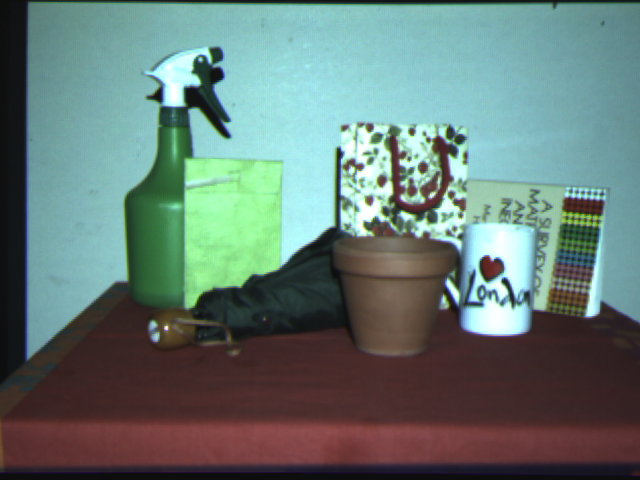
#> input picture ds-stereo-lab/scena1/imL.bmp, 640 x 480 px
$ python StereoLab_Fine_Tuning.py   (older library calls are emulated)
#> lines starting #> are read from the running program, lines starting #| are printed output that depends on the picture
#!/usr/bin/python
# -*- coding: utf-8 -*-
import numpy as np
from sklearn.preprocessing import normalize
import imageio
from mpl_toolkits import mplot3d
import matplotlib.pyplot as plt
import os
from mlxtend.image import extract_face_landmarks
from skimage.measure import compare_ssim
import argparse
import imutils
import cv2
import glob


# Use of the StereoSGBM_create, createDisparityWLSFilter, setLambda, setSigmaColor, and compute is adapted from https://timosam.com/python_opencv_depthimage/
# But, fine tuning is done by us. Fine tuned depth map is an essential requirement for face recognition.

def Depth_Estimation(
    imgL,
    imgR,
    window_size,
    f,
    b,
    flag):
    left_matcher = cv2.StereoSGBM_create(
        numDisparities=16 * f,
        blockSize=7,
        P1=8 * 4 * window_size ** 2,
        P2=32 * 4 * window_size ** 2,
        disp12MaxDiff=1,
        uniquenessRatio=16,
        speckleRange=1,
        mode=cv2.STEREO_SGBM_MODE_SGBM_3WAY,
        )
    # -----------Adapting similar filter structure to Right Matcher as well-------------#
    right_matcher = cv2.ximgproc.createRightMatcher(left_matcher)

    # FILTER Parameters

    lmbda = 80000
    sigma = 0.8
    visual_multiplier = 1


    wls_filter = cv2.ximgproc.createDisparityWLSFilter(matcher_left=left_matcher)
    wls_filter.setLambda(lmbda)
    wls_filter.setSigmaColor(sigma)

    print('computing disparity...')
    displ = left_matcher.compute(imgL, imgR)  # .astype(np.float32)/16
    dispr = right_matcher.compute(imgR, imgL)  # .astype(np.float32)/16
    displ = np.int16(displ)
    dispr = np.int16(dispr)
    d = np.subtract(dispr, displ)

    filteredImg = wls_filter.filter(displ, imgL, None, dispr)  # important to put "imgL" here!!!
    filteredImg = cv2.normalize(src=filteredImg, dst=filteredImg,
                                beta=b, alpha=105,
                                norm_type=cv2.NORM_MINMAX)
    filteredImg = np.uint8(filteredImg)

    if flag == True:
    	z_ax = Z_Values(d)
    	return z_ax
    else:
    	return filteredImg


#Z (Depth) Coordinates
def Z_Values(d):
	z_ax = []
	mx = 0
	for r in d:
		row = []
		for c in r:
			if c!=0:
				#Focal length of our lens is 25mm and 100mm of base
				z = float(2500/c)
				if z > mx:
					mx =z
			else:
				z = float('inf')
			row.append(z)
		z_ax.append(row)
	return z_ax


def main():
    subdir = os.listdir('ds-stereo-lab/')

    for dirc in subdir:
        print('loading images...')

        imgL = cv2.imread('ds-stereo-lab/' + dirc + '/imL.bmp')
#> imgL is the input picture: shape (480, 640, 3); mean B, G, R 116.8, 122.4, 101.6
        imgR = cv2.imread('ds-stereo-lab/' + dirc + '/imR.bmp')
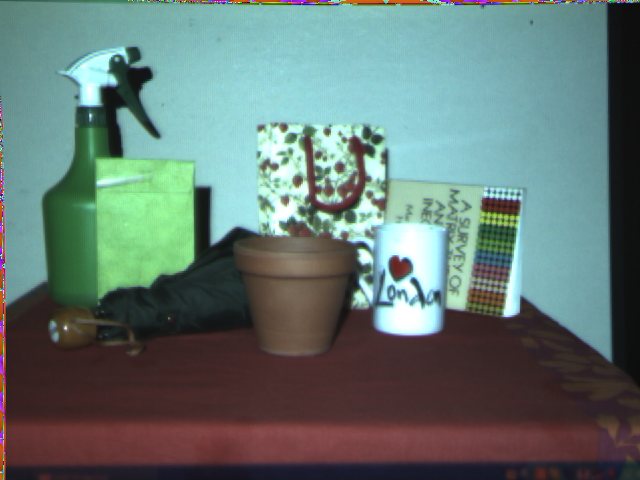
#> input picture ds-stereo-lab/scena1/imR.bmp, 640 x 480 px
#> imgR is the input picture: shape (480, 640, 3); mean B, G, R 114.3, 119.5, 99.6

        # ------Parameters Initialized---------------#

        window_size = 3  # wsize default 3; 5; 7 for SGBM reduced size image; 15 for SGBM full size image (1300px and above); 5 Works nicely
        f = 3
        b = 15
        while True:

            filteredImg = Depth_Estimation(imgL, imgR, window_size, f,
                    b,False)

            # ------------Checked all possible conditions around 40 and cut down to these combinations to show how tuning them gave a better depth map--------#

            if b < 55:
                b = b + 5
            if b == 25 and f == 3:
                f = f + 1
            if b == 35 and f == 4:
                f = f + 1
            if b == 45 and f == 5:
                f = f + 1
            if b == 55:
                window_size = window_size + 2
                f = f + 1
            if window_size == 5:
                filteredImg = Depth_Estimation(imgL, imgR, window_size,
                        f, b,False)
                cv2.imwrite('ds-stereo-lab/' + dirc + '/test_'
                            + str(window_size) + '_' + str(f) + '_'
                            + str(b) + '.png', filteredImg)
                break
            cv2.imwrite('ds-stereo-lab/' + dirc + '/test_'
                        + str(window_size) + '_' + str(f) + '_'
                        + str(b) + '.png', filteredImg)
#> this loop made 8 passes
#> pass 1, in Depth_Estimation, `displ = left_matcher.compute(imgL, imgR)`:
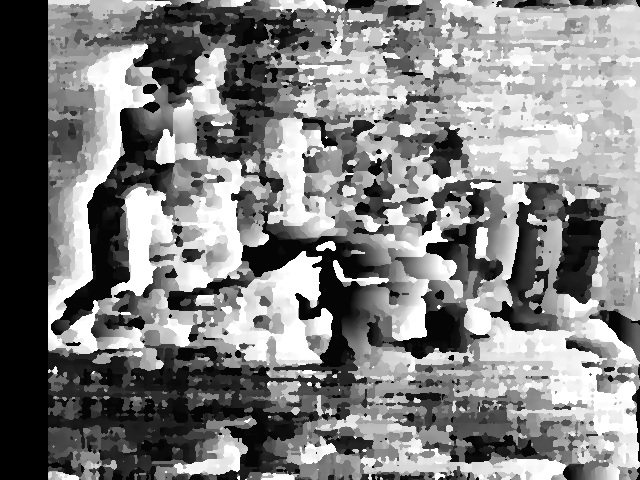
#> displ: shape (480, 640) int16; min -16, max 752, mean 372.8; drawn with min black and max white
#> pass 1, in Depth_Estimation, `dispr = right_matcher.compute(imgR, imgL)`:
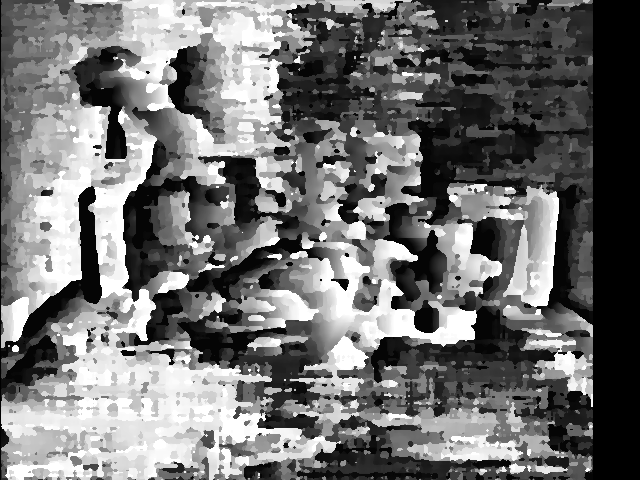
#> dispr: shape (480, 640) int16; min -768, max 0, mean -425.2; drawn with min black and max white
#> pass 1, in Depth_Estimation, `d = np.subtract(dispr, displ)`:
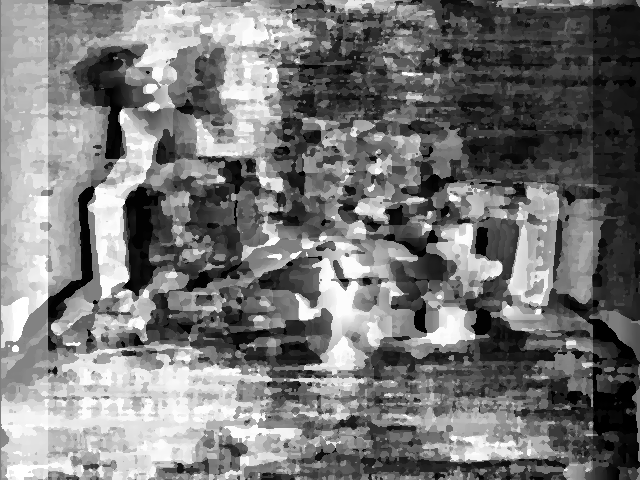
#> d: shape (480, 640) int16; min -1520, max 16, mean -798; drawn with min black and max white
#> pass 1, in Depth_Estimation, `filteredImg = wls_filter.filter(displ, imgL, None, dispr)  # important..`:
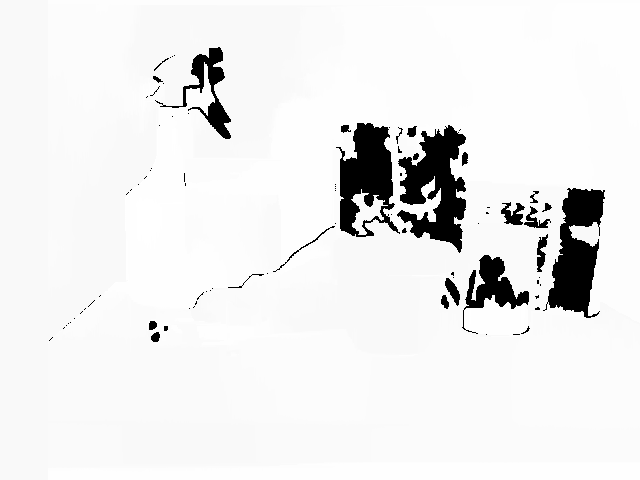
#> filteredImg: shape (480, 640) int16; min -32768, max 752, mean -1655.2; drawn with min black and max white
#> after the loop, b = 55; f = 7; window_size = 5
#> pass 2 of the loop in main, `for dirc in subdir:`:
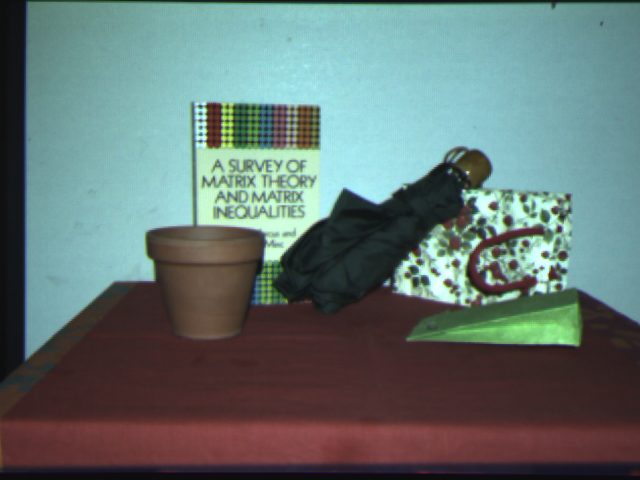
#> input picture ds-stereo-lab/scena2/imL.bmp, 640 x 480 px
#> in main, imgL is the input picture: shape (480, 640, 3); mean B, G, R 113.5, 116.6, 99.6
#> the loop in main, `while True: ` made 8 passes
#> pass 1, in Depth_Estimation (call 10), `d = np.subtract(dispr, displ)`:
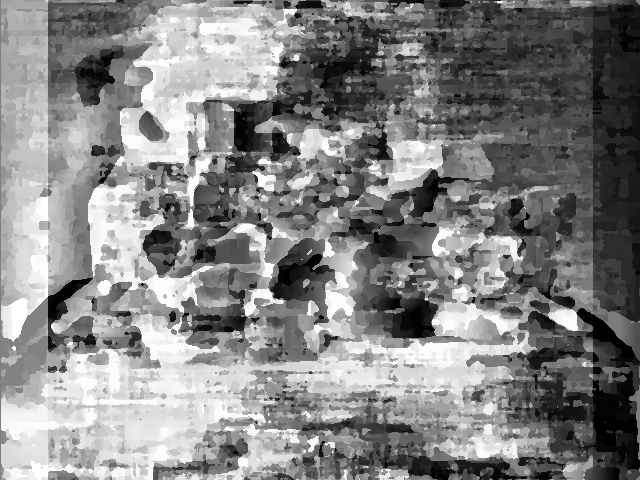
#> d: shape (480, 640) int16; min -1520, max 16, mean -722.5; drawn with min black and max white
#> pass 1, in Depth_Estimation (call 10), `filteredImg = wls_filter.filter(displ, imgL, None, dispr)  # important..`:
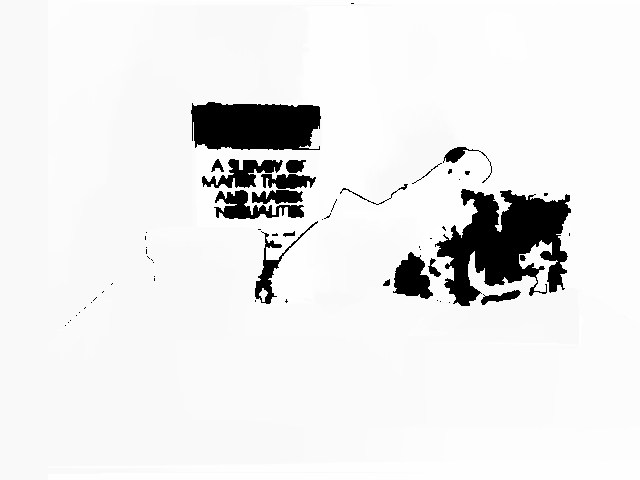
#> filteredImg: shape (480, 640) int16; min -32768, max 752, mean -1937.2; drawn with min black and max white
#> after the loop in main, `while True:`: b = 55; f = 7; window_size = 5
#> pass 3 of the loop in main, `for dirc in subdir:`:
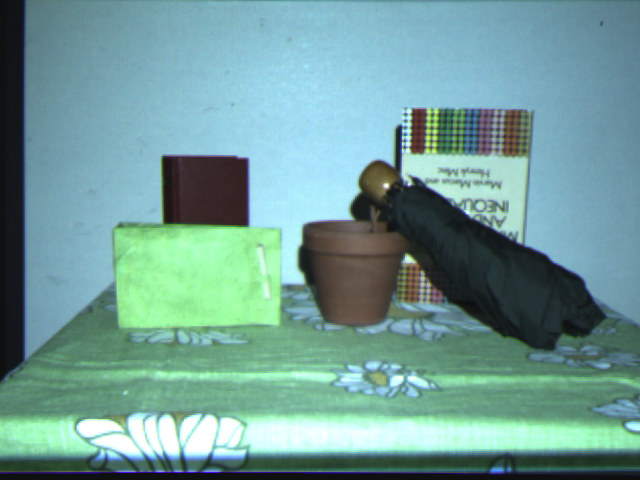
#> input picture ds-stereo-lab/scena3/imL.bmp, 640 x 480 px
#> in main, imgL is the input picture: shape (480, 640, 3); mean B, G, R 152, 155.9, 112.8
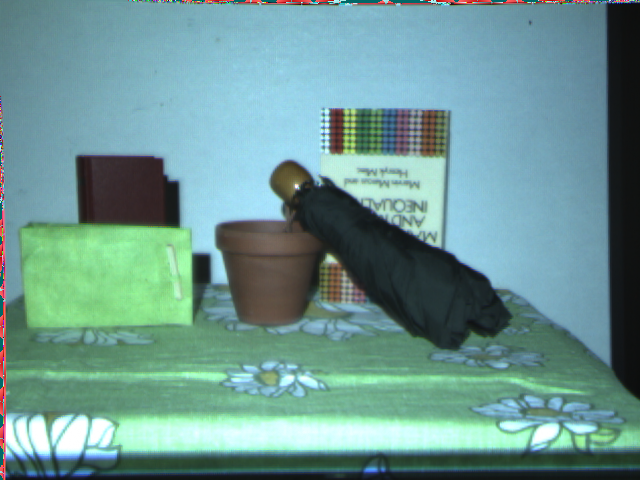
#> input picture ds-stereo-lab/scena3/imR.bmp, 640 x 480 px
#> in main, imgR is the input picture: shape (480, 640, 3); mean B, G, R 145.9, 149.7, 108.1
#> the loop in main, `while True: ` made 8 passes
#> pass 1, in Depth_Estimation (call 19), `filteredImg = wls_filter.filter(displ, imgL, None, dispr)  # important..`:
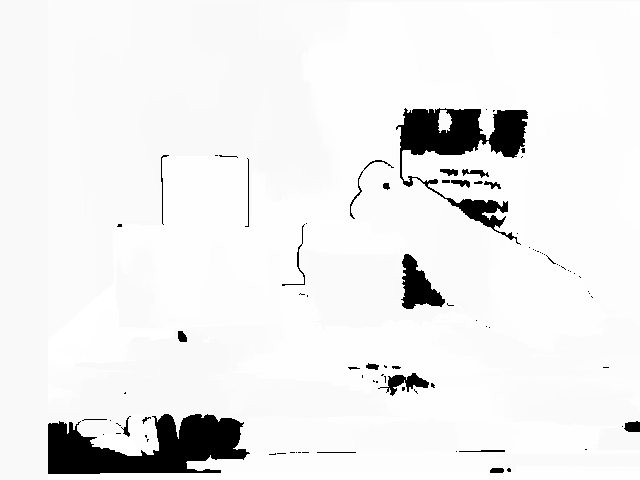
#> filteredImg: shape (480, 640) int16; min -32768, max 752, mean -1394.5; drawn with min black and max white
#> after the loop in main, `while True:`: b = 55; f = 7; window_size = 5

    for dirc in subdir:

        # Listing all the images
        scores = []
        files = glob.glob('ds-stereo-lab/' + dirc + '/*.png')

        # Retrieving Ground Truth

        gt = cv2.imread('ds-stereo-lab/' + dirc + '/gt.bmp')
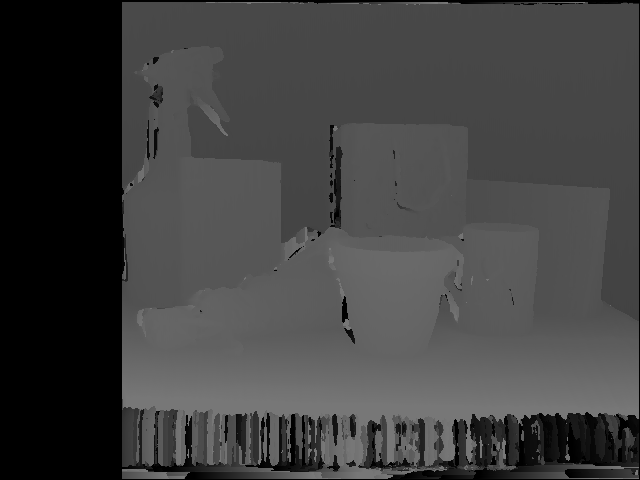
#> input picture ds-stereo-lab/scena1/gt.bmp, 640 x 480 px
#> gt is the input picture: shape (480, 640, 3); min 0, max 119, mean 64.7

        for f in files:
            imageA = gt
            imageB = cv2.imread(f)

            grayA = cv2.cvtColor(imageA, cv2.COLOR_BGR2GRAY)
            grayB = cv2.cvtColor(imageB, cv2.COLOR_BGR2GRAY)

            # Getting SSIM Score for each depth map estimated and Ground Truth

            (score, diff) = compare_ssim(grayA, grayB, full=True)
            scores.append(score)

            if score >= .6:

                # Giving the depthmaps which are atleast 60% similar to ground truth

                print (f, score)

        plt.plot(scores,files)
        plt.show()
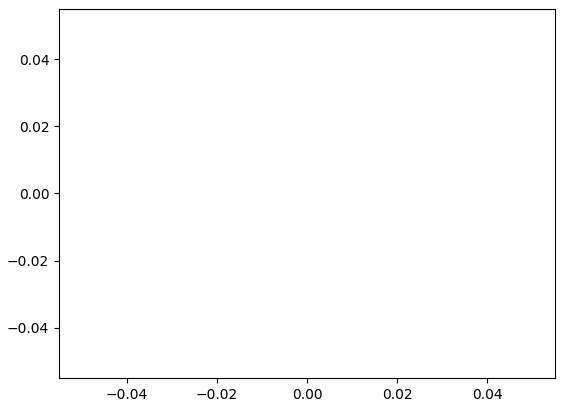
#> figure drawn by matplotlib, 1 panel
#> pass 2 of the loop in main, `for dirc in subdir:`:
#> pass 3 of the loop in main, `for dirc in subdir:`:
if __name__ == '__main__':
    main()
